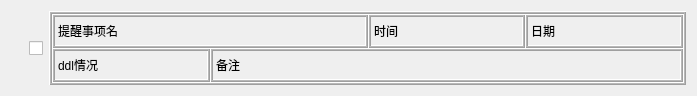
<?xml version="1.0" encoding="UTF-8"?>
<ui version="4.0">
 <class>Note</class>
 <widget class="QWidget" name="Note">
  <property name="geometry">
   <rect>
    <x>0</x>
    <y>0</y>
    <width>697</width>
    <height>96</height>
   </rect>
  </property>
  <property name="minimumSize">
   <size>
    <width>697</width>
    <height>96</height>
   </size>
  </property>
  <property name="maximumSize">
   <size>
    <width>697</width>
    <height>96</height>
   </size>
  </property>
  <property name="windowTitle">
   <string>Dialog</string>
  </property>
  <layout class="QGridLayout" name="gridLayout_3">
   <item row="0" column="0">
    <layout class="QGridLayout" name="gridLayout_2" columnstretch="1,20">
     <item row="0" column="0">
      <widget class="QCheckBox" name="checkBox">
       <property name="sizePolicy">
        <sizepolicy hsizetype="Preferred" vsizetype="Preferred">
         <horstretch>0</horstretch>
         <verstretch>0</verstretch>
        </sizepolicy>
       </property>
       <property name="layoutDirection">
        <enum>Qt::RightToLeft</enum>
       </property>
       <property name="text">
        <string/>
       </property>
       <property name="iconSize">
        <size>
         <width>32</width>
         <height>32</height>
        </size>
       </property>
      </widget>
     </item>
     <item row="0" column="1">
      <widget class="QFrame" name="frame">
       <property name="frameShape">
        <enum>QFrame::Box</enum>
       </property>
       <property name="frameShadow">
        <enum>QFrame::Raised</enum>
       </property>
       <property name="midLineWidth">
        <number>1</number>
       </property>
       <layout class="QGridLayout" name="gridLayout_4">
        <property name="leftMargin">
         <number>0</number>
        </property>
        <property name="topMargin">
         <number>0</number>
        </property>
        <property name="rightMargin">
         <number>0</number>
        </property>
        <property name="bottomMargin">
         <number>0</number>
        </property>
        <property name="spacing">
         <number>0</number>
        </property>
        <item row="0" column="0">
         <layout class="QGridLayout" name="gridLayout">
          <item row="0" column="0" colspan="2">
           <widget class="QLabel" name="label">
            <property name="frameShape">
             <enum>QFrame::Box</enum>
            </property>
            <property name="frameShadow">
             <enum>QFrame::Raised</enum>
            </property>
            <property name="midLineWidth">
             <number>1</number>
            </property>
            <property name="text">
             <string>提醒事项名</string>
            </property>
           </widget>
          </item>
          <item row="0" column="2">
           <widget class="QLabel" name="label_2">
            <property name="frameShape">
             <enum>QFrame::Box</enum>
            </property>
            <property name="frameShadow">
             <enum>QFrame::Raised</enum>
            </property>
            <property name="midLineWidth">
             <number>1</number>
            </property>
            <property name="text">
             <string>时间</string>
            </property>
           </widget>
          </item>
          <item row="0" column="3">
           <widget class="QLabel" name="label_3">
            <property name="frameShape">
             <enum>QFrame::Box</enum>
            </property>
            <property name="frameShadow">
             <enum>QFrame::Raised</enum>
            </property>
            <property name="midLineWidth">
             <number>1</number>
            </property>
            <property name="text">
             <string>日期</string>
            </property>
           </widget>
          </item>
          <item row="1" column="0">
           <widget class="QLabel" name="label_4">
            <property name="frameShape">
             <enum>QFrame::Box</enum>
            </property>
            <property name="frameShadow">
             <enum>QFrame::Raised</enum>
            </property>
            <property name="midLineWidth">
             <number>1</number>
            </property>
            <property name="text">
             <string>ddl情况</string>
            </property>
           </widget>
          </item>
          <item row="1" column="1" colspan="3">
           <widget class="QLabel" name="label_5">
            <property name="frameShape">
             <enum>QFrame::Box</enum>
            </property>
            <property name="frameShadow">
             <enum>QFrame::Raised</enum>
            </property>
            <property name="midLineWidth">
             <number>1</number>
            </property>
            <property name="text">
             <string>备注</string>
            </property>
           </widget>
          </item>
         </layout>
        </item>
       </layout>
      </widget>
     </item>
    </layout>
   </item>
  </layout>
 </widget>
 <resources/>
 <connections/>
</ui>
